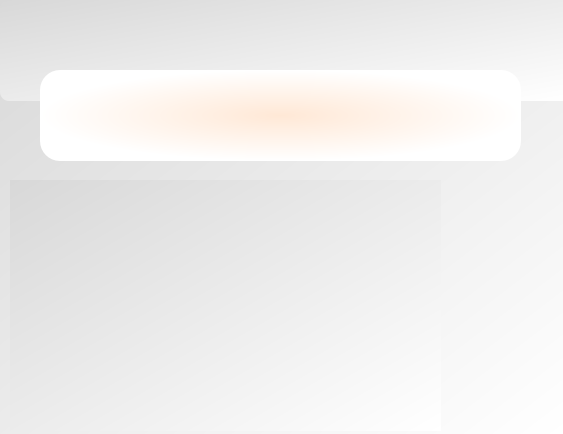
<?xml version="1.0" encoding="UTF-8"?>
<ui version="4.0">
 <class>Dialog</class>
 <widget class="QDialog" name="Dialog">
  <property name="geometry">
   <rect>
    <x>0</x>
    <y>0</y>
    <width>563</width>
    <height>434</height>
   </rect>
  </property>
  <property name="windowTitle">
   <string>Dialog</string>
  </property>
  <property name="autoFillBackground">
   <bool>false</bool>
  </property>
  <property name="styleSheet">
   <string notr="true">background-color: qlineargradient(spread:pad, x1:0, y1:0, x2:1, y2:1, stop:0 rgba(216, 216, 216, 255), stop:1 rgba(255, 255, 255, 255));</string>
  </property>
  <widget class="QPushButton" name="pushButton">
   <property name="geometry">
    <rect>
     <x>0</x>
     <y>0</y>
     <width>571</width>
     <height>101</height>
    </rect>
   </property>
   <property name="styleSheet">
    <string notr="true">border-radius:9px;</string>
   </property>
   <property name="text">
    <string/>
   </property>
   <property name="icon">
    <iconset>
     <normaloff>C:/Users/Lenovo/Desktop/pic/red-vector-background-vector-design-for-website-&amp;-banner-use.jpg</normaloff>C:/Users/Lenovo/Desktop/pic/red-vector-background-vector-design-for-website-&amp;-banner-use.jpg</iconset>
   </property>
   <property name="iconSize">
    <size>
     <width>600</width>
     <height>600</height>
    </size>
   </property>
   <property name="autoRepeatDelay">
    <number>60</number>
   </property>
   <property name="autoRepeatInterval">
    <number>60</number>
   </property>
  </widget>
  <widget class="QPushButton" name="pushButton_2">
   <property name="geometry">
    <rect>
     <x>40</x>
     <y>70</y>
     <width>481</width>
     <height>91</height>
    </rect>
   </property>
   <property name="styleSheet">
    <string notr="true">border-radius:20px;
background-color: qradialgradient(spread:pad, cx:0.5, cy:0.5, radius:0.5, fx:0.5, fy:0.5, stop:0 rgba(255, 232, 214, 255), stop:1 rgba(255, 255, 255, 255));</string>
   </property>
   <property name="text">
    <string/>
   </property>
  </widget>
  <widget class="QWidget" name="gridLayoutWidget">
   <property name="geometry">
    <rect>
     <x>10</x>
     <y>180</y>
     <width>431</width>
     <height>251</height>
    </rect>
   </property>
   <layout class="QGridLayout" name="gl_emp"/>
  </widget>
  <widget class="QPushButton" name="btn_edit">
   <property name="geometry">
    <rect>
     <x>460</x>
     <y>120</y>
     <width>51</width>
     <height>41</height>
    </rect>
   </property>
   <property name="styleSheet">
    <string notr="true">border-radius:20px;
background-color: qlineargradient(spread:pad, x1:0, y1:0, x2:1, y2:1, stop:1 rgba(0, 0, 0, 0));
</string>
   </property>
   <property name="text">
    <string/>
   </property>
   <property name="icon">
    <iconset>
     <normaloff>C:/Users/Lenovo/Desktop/pic/1608401.png</normaloff>C:/Users/Lenovo/Desktop/pic/1608401.png</iconset>
   </property>
   <property name="iconSize">
    <size>
     <width>25</width>
     <height>25</height>
    </size>
   </property>
  </widget>
  <widget class="QPushButton" name="btn_insert">
   <property name="geometry">
    <rect>
     <x>60</x>
     <y>120</y>
     <width>41</width>
     <height>41</height>
    </rect>
   </property>
   <property name="styleSheet">
    <string notr="true">border-radius:20px;
background-color: qlineargradient(spread:pad, x1:0, y1:0, x2:1, y2:1, stop:1 rgba(0, 0, 0, 0));
</string>
   </property>
   <property name="text">
    <string/>
   </property>
   <property name="icon">
    <iconset>
     <normaloff>C:/Users/Lenovo/Desktop/pic/574268.png</normaloff>C:/Users/Lenovo/Desktop/pic/574268.png</iconset>
   </property>
   <property name="iconSize">
    <size>
     <width>30</width>
     <height>30</height>
    </size>
   </property>
  </widget>
  <widget class="QPushButton" name="btn">
   <property name="geometry">
    <rect>
     <x>220</x>
     <y>50</y>
     <width>121</width>
     <height>101</height>
    </rect>
   </property>
   <property name="styleSheet">
    <string notr="true">background-color: qlineargradient(spread:pad, x1:0, y1:0, x2:1, y2:1, stop:1 rgba(0, 0, 0, 0));
border-radius:5px</string>
   </property>
   <property name="text">
    <string/>
   </property>
   <property name="icon">
    <iconset>
     <normaloff>C:/Users/Lenovo/Desktop/pic/4642135.png</normaloff>C:/Users/Lenovo/Desktop/pic/4642135.png</iconset>
   </property>
   <property name="iconSize">
    <size>
     <width>100</width>
     <height>100</height>
    </size>
   </property>
  </widget>
 </widget>
 <resources/>
 <connections/>
</ui>
